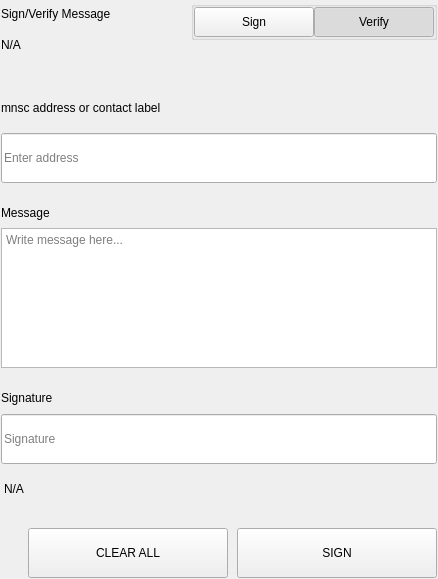
<?xml version="1.0" encoding="UTF-8"?>
<ui version="4.0">
 <class>SettingsSignMessageWidgets</class>
 <widget class="QWidget" name="SettingsSignMessageWidgets">
  <property name="geometry">
   <rect>
    <x>0</x>
    <y>0</y>
    <width>438</width>
    <height>579</height>
   </rect>
  </property>
  <property name="windowTitle">
   <string>Form</string>
  </property>
  <layout class="QVBoxLayout" name="verticalLayout">
   <property name="spacing">
    <number>0</number>
   </property>
   <property name="leftMargin">
    <number>0</number>
   </property>
   <property name="topMargin">
    <number>0</number>
   </property>
   <property name="rightMargin">
    <number>0</number>
   </property>
   <property name="bottomMargin">
    <number>0</number>
   </property>
   <item>
    <widget class="QWidget" name="left" native="true">
     <layout class="QVBoxLayout" name="verticalLayout_3">
      <property name="leftMargin">
       <number>0</number>
      </property>
      <property name="topMargin">
       <number>0</number>
      </property>
      <property name="rightMargin">
       <number>0</number>
      </property>
      <property name="bottomMargin">
       <number>0</number>
      </property>
      <item>
       <widget class="QWidget" name="container_sign" native="true">
        <layout class="QVBoxLayout" name="verticalLayout_2">
         <property name="spacing">
          <number>0</number>
         </property>
         <property name="leftMargin">
          <number>1</number>
         </property>
         <property name="topMargin">
          <number>1</number>
         </property>
         <property name="rightMargin">
          <number>1</number>
         </property>
         <property name="bottomMargin">
          <number>1</number>
         </property>
         <item>
          <layout class="QHBoxLayout" name="horizontalLayout_3" stretch="3,1">
           <property name="spacing">
            <number>40</number>
           </property>
           <item>
            <layout class="QVBoxLayout" name="verticalLayoutTitle">
             <property name="spacing">
              <number>5</number>
             </property>
             <item>
              <widget class="QLabel" name="labelTitle">
               <property name="text">
                <string>Sign/Verify Message</string>
               </property>
              </widget>
             </item>
             <item>
              <widget class="QLabel" name="labelSubtitle1">
               <property name="text">
                <string notr="true">N/A</string>
               </property>
               <property name="wordWrap">
                <bool>true</bool>
               </property>
              </widget>
             </item>
            </layout>
           </item>
           <item alignment="Qt::AlignRight|Qt::AlignTop">
            <widget class="QWidget" name="containerSwitch" native="true">
             <property name="styleSheet">
              <string notr="true">#containerSwitch{
	padding-top:9px;
}</string>
             </property>
             <layout class="QVBoxLayout" name="verticalLayout_6">
              <property name="spacing">
               <number>4</number>
              </property>
              <property name="leftMargin">
               <number>0</number>
              </property>
              <property name="topMargin">
               <number>0</number>
              </property>
              <property name="rightMargin">
               <number>0</number>
              </property>
              <property name="bottomMargin">
               <number>0</number>
              </property>
              <item alignment="Qt::AlignRight">
               <widget class="QGroupBox" name="groupBox">
                <property name="sizePolicy">
                 <sizepolicy hsizetype="Fixed" vsizetype="Preferred">
                  <horstretch>0</horstretch>
                  <verstretch>0</verstretch>
                 </sizepolicy>
                </property>
                <property name="title">
                 <string/>
                </property>
                <property name="alignment">
                 <set>Qt::AlignRight|Qt::AlignTop|Qt::AlignTrailing</set>
                </property>
                <layout class="QHBoxLayout" name="horizontalLayout_4">
                 <property name="spacing">
                  <number>0</number>
                 </property>
                 <property name="leftMargin">
                  <number>0</number>
                 </property>
                 <property name="topMargin">
                  <number>0</number>
                 </property>
                 <property name="rightMargin">
                  <number>0</number>
                 </property>
                 <property name="bottomMargin">
                  <number>0</number>
                 </property>
                 <item>
                  <widget class="QPushButton" name="pushSign">
                   <property name="minimumSize">
                    <size>
                     <width>120</width>
                     <height>30</height>
                    </size>
                   </property>
                   <property name="maximumSize">
                    <size>
                     <width>120</width>
                     <height>30</height>
                    </size>
                   </property>
                   <property name="focusPolicy">
                    <enum>Qt::NoFocus</enum>
                   </property>
                   <property name="text">
                    <string>Sign</string>
                   </property>
                   <property name="checkable">
                    <bool>true</bool>
                   </property>
                   <property name="autoExclusive">
                    <bool>true</bool>
                   </property>
                  </widget>
                 </item>
                 <item>
                  <widget class="QPushButton" name="pushVerify">
                   <property name="minimumSize">
                    <size>
                     <width>120</width>
                     <height>30</height>
                    </size>
                   </property>
                   <property name="maximumSize">
                    <size>
                     <width>120</width>
                     <height>30</height>
                    </size>
                   </property>
                   <property name="focusPolicy">
                    <enum>Qt::NoFocus</enum>
                   </property>
                   <property name="text">
                    <string>Verify</string>
                   </property>
                   <property name="checkable">
                    <bool>true</bool>
                   </property>
                   <property name="checked">
                    <bool>true</bool>
                   </property>
                   <property name="autoExclusive">
                    <bool>true</bool>
                   </property>
                  </widget>
                 </item>
                </layout>
               </widget>
              </item>
              <item alignment="Qt::AlignHCenter|Qt::AlignTop">
               <widget class="QLabel" name="labelSubtitleSwitch">
                <property name="text">
                 <string/>
                </property>
                <property name="alignment">
                 <set>Qt::AlignRight|Qt::AlignTrailing|Qt::AlignVCenter</set>
                </property>
               </widget>
              </item>
             </layout>
            </widget>
           </item>
          </layout>
         </item>
         <item>
          <spacer name="verticalSpacer_2">
           <property name="orientation">
            <enum>Qt::Vertical</enum>
           </property>
           <property name="sizeType">
            <enum>QSizePolicy::Fixed</enum>
           </property>
           <property name="sizeHint" stdset="0">
            <size>
             <width>20</width>
             <height>40</height>
            </size>
           </property>
          </spacer>
         </item>
         <item>
          <widget class="QWidget" name="containerAddress" native="true">
           <property name="sizePolicy">
            <sizepolicy hsizetype="Preferred" vsizetype="Fixed">
             <horstretch>0</horstretch>
             <verstretch>0</verstretch>
            </sizepolicy>
           </property>
           <layout class="QVBoxLayout" name="verticalLayout_5" stretch="0,0">
            <property name="spacing">
             <number>15</number>
            </property>
            <property name="leftMargin">
             <number>0</number>
            </property>
            <property name="topMargin">
             <number>0</number>
            </property>
            <property name="rightMargin">
             <number>0</number>
            </property>
            <property name="bottomMargin">
             <number>0</number>
            </property>
            <item>
             <widget class="QLabel" name="labelSubtitleAddress">
              <property name="minimumSize">
               <size>
                <width>0</width>
                <height>20</height>
               </size>
              </property>
              <property name="maximumSize">
               <size>
                <width>16777215</width>
                <height>20</height>
               </size>
              </property>
              <property name="text">
               <string>mnsc address or contact label</string>
              </property>
             </widget>
            </item>
            <item>
             <widget class="QLineEdit" name="addressIn_SM">
              <property name="minimumSize">
               <size>
                <width>0</width>
                <height>50</height>
               </size>
              </property>
              <property name="maximumSize">
               <size>
                <width>16777215</width>
                <height>50</height>
               </size>
              </property>
              <property name="placeholderText">
               <string>Enter address</string>
              </property>
             </widget>
            </item>
           </layout>
          </widget>
         </item>
         <item>
          <spacer name="verticalSpacer_3">
           <property name="orientation">
            <enum>Qt::Vertical</enum>
           </property>
           <property name="sizeType">
            <enum>QSizePolicy::Fixed</enum>
           </property>
           <property name="sizeHint" stdset="0">
            <size>
             <width>20</width>
             <height>20</height>
            </size>
           </property>
          </spacer>
         </item>
         <item>
          <layout class="QVBoxLayout" name="verticalLayout_9">
           <property name="spacing">
            <number>5</number>
           </property>
           <item>
            <widget class="QLabel" name="labelSubtitleMessage">
             <property name="minimumSize">
              <size>
               <width>0</width>
               <height>20</height>
              </size>
             </property>
             <property name="maximumSize">
              <size>
               <width>16777215</width>
               <height>20</height>
              </size>
             </property>
             <property name="text">
              <string>Message</string>
             </property>
            </widget>
           </item>
           <item>
            <widget class="QPlainTextEdit" name="messageIn_SM">
             <property name="minimumSize">
              <size>
               <width>0</width>
               <height>140</height>
              </size>
             </property>
             <property name="maximumSize">
              <size>
               <width>16777215</width>
               <height>140</height>
              </size>
             </property>
             <property name="placeholderText">
              <string>Write message here...</string>
             </property>
            </widget>
           </item>
          </layout>
         </item>
         <item>
          <spacer name="verticalSpacer_4">
           <property name="orientation">
            <enum>Qt::Vertical</enum>
           </property>
           <property name="sizeType">
            <enum>QSizePolicy::Fixed</enum>
           </property>
           <property name="sizeHint" stdset="0">
            <size>
             <width>20</width>
             <height>20</height>
            </size>
           </property>
          </spacer>
         </item>
         <item>
          <widget class="QWidget" name="widget" native="true">
           <property name="minimumSize">
            <size>
             <width>0</width>
             <height>75</height>
            </size>
           </property>
           <property name="maximumSize">
            <size>
             <width>16777215</width>
             <height>16777215</height>
            </size>
           </property>
           <layout class="QVBoxLayout" name="verticalLayout_4">
            <property name="leftMargin">
             <number>0</number>
            </property>
            <property name="topMargin">
             <number>0</number>
            </property>
            <property name="rightMargin">
             <number>0</number>
            </property>
            <property name="bottomMargin">
             <number>0</number>
            </property>
            <item>
             <widget class="QLabel" name="labelSubtitleSignature">
              <property name="minimumSize">
               <size>
                <width>0</width>
                <height>20</height>
               </size>
              </property>
              <property name="maximumSize">
               <size>
                <width>16777215</width>
                <height>20</height>
               </size>
              </property>
              <property name="text">
               <string>Signature</string>
              </property>
             </widget>
            </item>
            <item>
             <widget class="QLineEdit" name="signatureOut_SM">
              <property name="minimumSize">
               <size>
                <width>0</width>
                <height>50</height>
               </size>
              </property>
              <property name="placeholderText">
               <string>Signature</string>
              </property>
             </widget>
            </item>
           </layout>
          </widget>
         </item>
         <item>
          <widget class="QLabel" name="statusLabel_SM">
           <property name="styleSheet">
            <string notr="true">padding-top:5px;</string>
           </property>
           <property name="text">
            <string notr="true">N/A</string>
           </property>
          </widget>
         </item>
         <item>
          <spacer name="verticalSpacer">
           <property name="orientation">
            <enum>Qt::Vertical</enum>
           </property>
           <property name="sizeType">
            <enum>QSizePolicy::Fixed</enum>
           </property>
           <property name="sizeHint" stdset="0">
            <size>
             <width>20</width>
             <height>20</height>
            </size>
           </property>
          </spacer>
         </item>
         <item>
          <layout class="QHBoxLayout" name="horizontalLayout_7">
           <property name="spacing">
            <number>9</number>
           </property>
           <item>
            <spacer name="horizontalSpacer_5">
             <property name="orientation">
              <enum>Qt::Horizontal</enum>
             </property>
             <property name="sizeType">
              <enum>QSizePolicy::Expanding</enum>
             </property>
             <property name="sizeHint" stdset="0">
              <size>
               <width>40</width>
               <height>20</height>
              </size>
             </property>
            </spacer>
           </item>
           <item>
            <widget class="QPushButton" name="pushButtonClear">
             <property name="minimumSize">
              <size>
               <width>200</width>
               <height>50</height>
              </size>
             </property>
             <property name="focusPolicy">
              <enum>Qt::NoFocus</enum>
             </property>
             <property name="text">
              <string>CLEAR ALL</string>
             </property>
            </widget>
           </item>
           <item>
            <widget class="QPushButton" name="pushButtonSave">
             <property name="minimumSize">
              <size>
               <width>200</width>
               <height>50</height>
              </size>
             </property>
             <property name="maximumSize">
              <size>
               <width>200</width>
               <height>50</height>
              </size>
             </property>
             <property name="focusPolicy">
              <enum>Qt::NoFocus</enum>
             </property>
             <property name="text">
              <string>SIGN</string>
             </property>
            </widget>
           </item>
          </layout>
         </item>
        </layout>
       </widget>
      </item>
     </layout>
    </widget>
   </item>
  </layout>
 </widget>
 <resources/>
 <connections/>
</ui>
